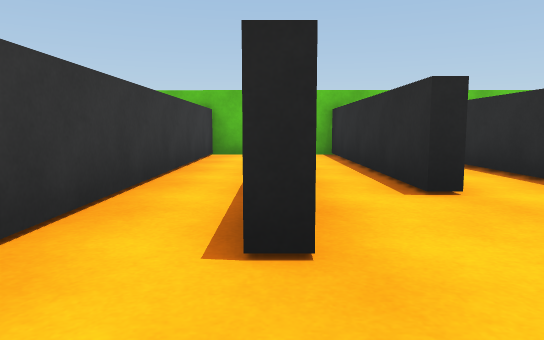
View 1 (above)

21 first-person views from a walk through a 3-D level made in the Unity game engine. The camera is 0.55 m above the floor, tilts 6° down and sees 70° across. The floor is counted in squares, 1 m on a side. Each view is taken from the middle of a square. On the plan, view 1 faces up. The plan holds only what a view shows up to about 10 squares ahead; the rest is blank. The place goes on beyond the plan. Surface patterns are stand-ins for the level's own textures.

View 2
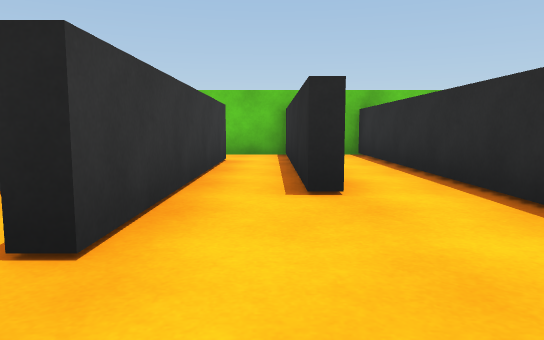

View 3
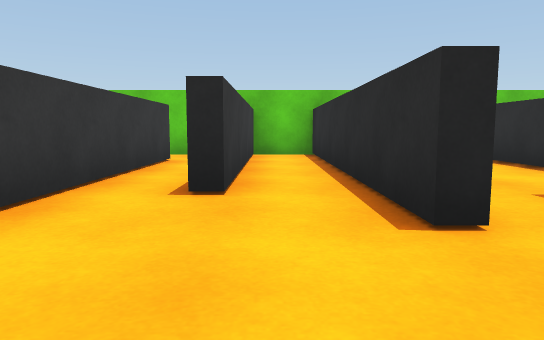

View 4
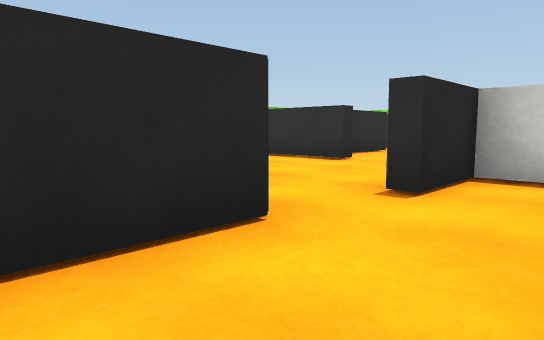

View 5
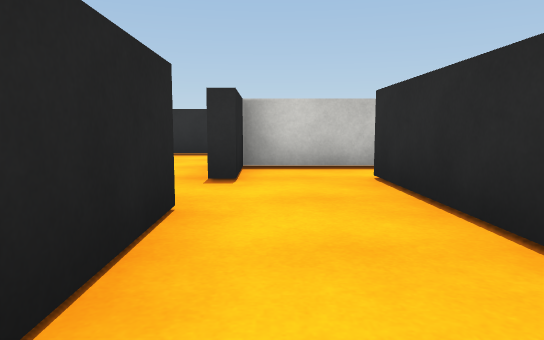

View 6
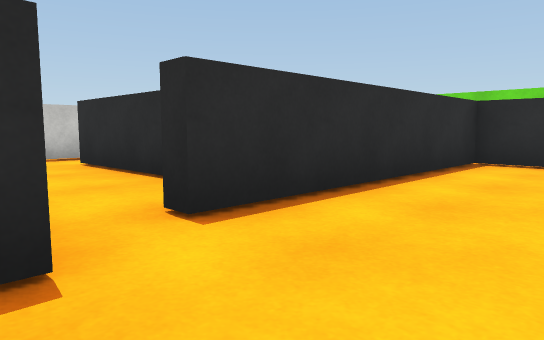

View 7
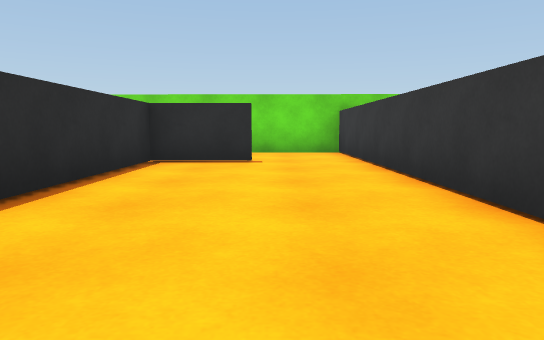

View 8
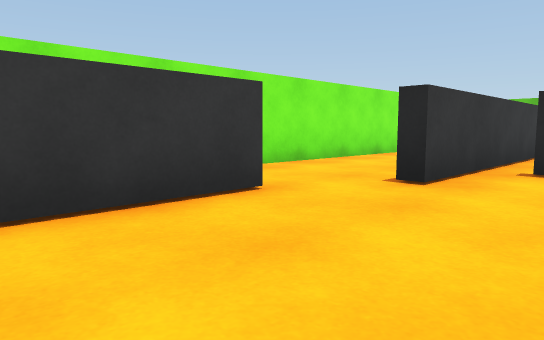

View 9
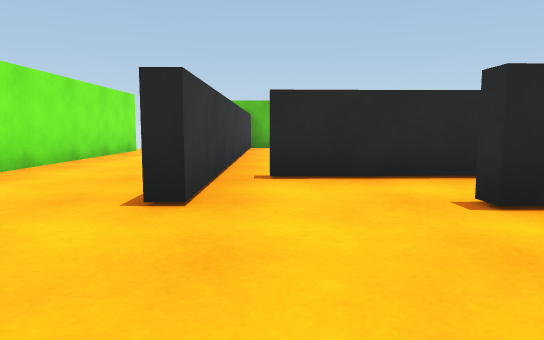

View 10
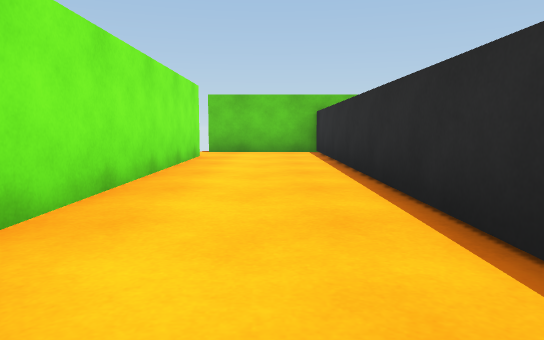

View 11
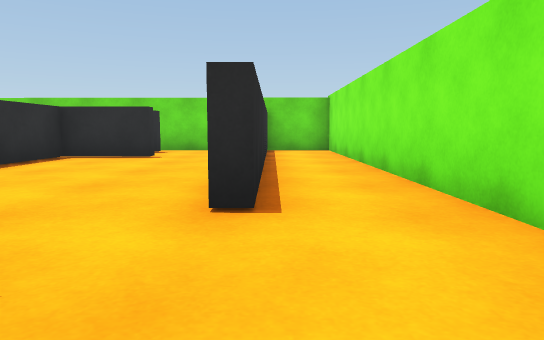

View 12
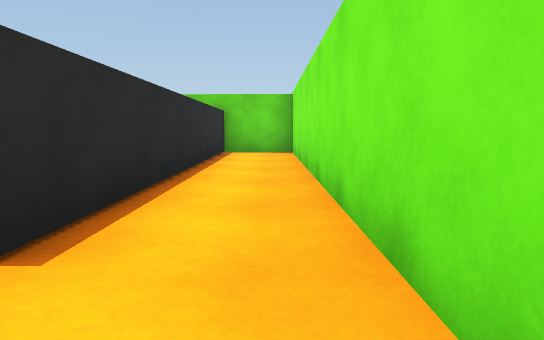

View 13
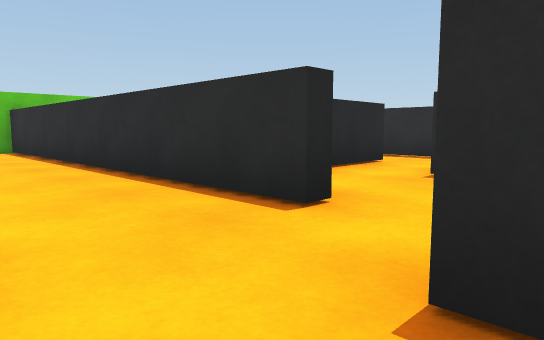

View 14
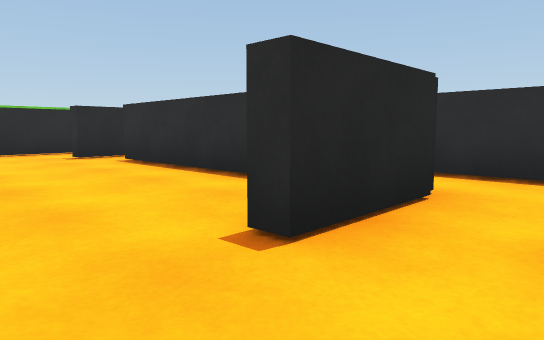

View 15
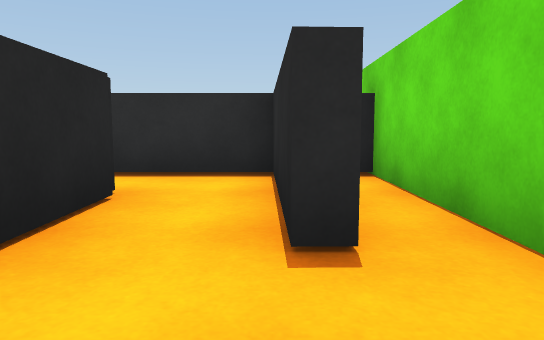

View 16
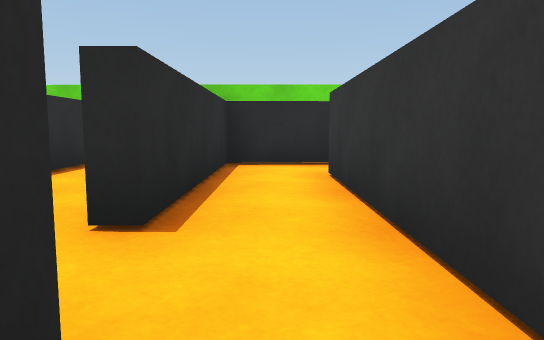

View 17
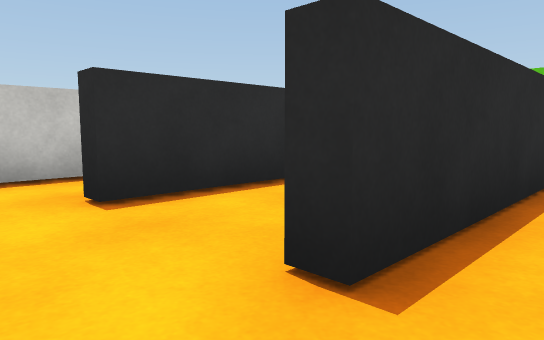

View 18
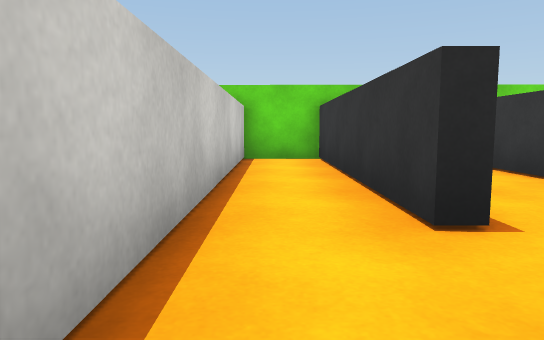

View 19
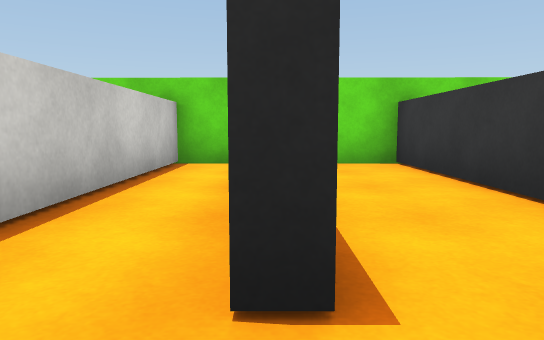

View 20
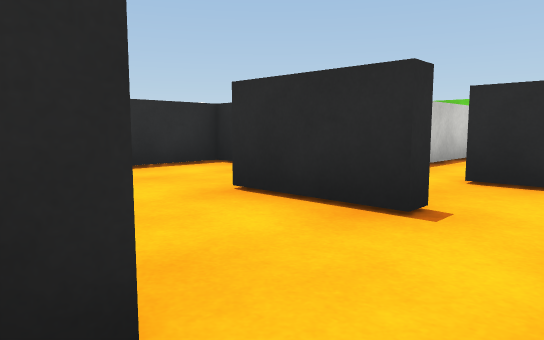

View 21
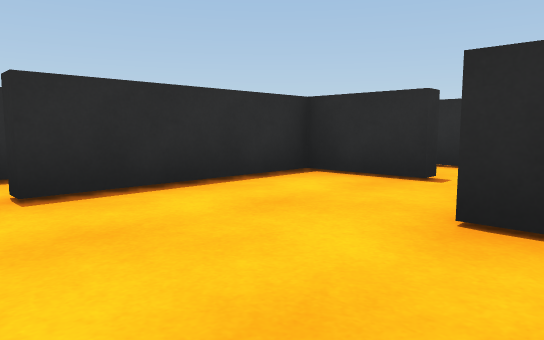

### Floor plan
Ten units are one square. View 1 is at (0, 0); x grows to the right and y downward. Boxes are objects, and circles mark ways between rooms. Rooms are numbered by the first view taken in them; rooms with no view inside come last. Other rooms are left out.
<svg viewBox="-105 -90 154 188">
<path fill="none" stroke="#000" d="M13 -31 13 -84 -13 -84 -13 -18M29 -20 29 -84 16 -84 16 -31M0 3 19 3M27 21 44 21 44 -14M2 -70 2 -15M-23 22 4 22M-37 29 -37 67 -56 68M-53 81 -23 80 -23 40M-56 68 -57 65 -40 64 -40 12M-76 15 -76 92 -22 92M-35 4 -45 4 -45 0M-53 85 -53 81M-29 -14 -60 -13M-66 -69 -66 3 -69 3M-69 3 -69 -85 -96 -85M-95 -71 -95 92 -79 92 -79 15 -76 15M2 40 2 93 15 93 15 6 0 6M-20 58 -20 92 -10 92M-1 79 -1 40M-14 3 -35 4"/>
<circle cx="-20" cy="10" r="3" fill="#2a7"/>
<circle cx="-50" cy="70" r="3" fill="#2a7"/>
<circle cx="-20" cy="35" r="3" fill="#2a7"/>
<circle cx="-30" cy="20" r="3" fill="#2a7"/>
<circle cx="-80" cy="10" r="3" fill="#2a7"/>
<circle cx="-40" cy="10" r="3" fill="#2a7"/>
<circle cx="0" cy="35" r="3" fill="#2a7"/>
<text x="10" y="-20">1</text>
<text x="-30" y="50">2</text>
<text x="-60" y="40">3</text>
<text x="-90" y="-10">4</text>
<text x="10" y="50">5</text>
<text x="-10" y="50">6</text>
<text x="-30" y="10">7</text>
</svg>
Room 1 opens to room 7. Room 2 opens to room 3. Room 2 opens to room 6. Room 2 opens to room 7. Room 3 opens to room 4. Room 3 opens to room 7. Room 5 opens to room 6.

Where each view was taken, in squares from view 1:
view 1: 0 up, 0 right, facing up
view 2: 0 up, 1 right, facing up
view 3: 0 up, 2 right, facing up
view 4: 2 down, 3 left, facing up-right
view 5: 1 down, 4 left, facing right
view 6: 0 up, 6 left, facing down-right
view 7: 0 up, 6 left, facing down
view 8: 4 down, 5 left, facing up-left
view 9: 3 down, 6 left, facing up
view 10: 1 down, 8 left, facing up
view 11: 1 up, 8 left, facing down
view 12: 0 up, 9 left, facing down
view 13: 2 down, 9 left, facing up-right
view 14: 8 down, 7 left, facing up-right
view 15: 8 down, 7 left, facing right
view 16: 2 down, 3 left, facing down
view 17: 3 down, 3 left, facing down-right
view 18: 2 down, 1 right, facing down
view 19: 3 down, 0 right, facing down
view 20: 2 up, 1 left, facing down-right
view 21: 2 up, 1 right, facing down-right
